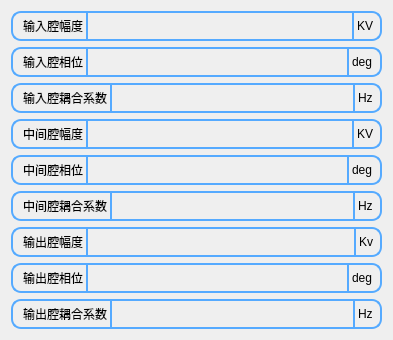
<?xml version="1.0" encoding="UTF-8"?>
<ui version="4.0">
 <class>SetingVoltage</class>
 <widget class="QWidget" name="SetingVoltage">
  <property name="geometry">
   <rect>
    <x>0</x>
    <y>0</y>
    <width>393</width>
    <height>336</height>
   </rect>
  </property>
  <property name="windowTitle">
   <string>Form</string>
  </property>
  <layout class="QVBoxLayout" name="verticalLayout">
   <item>
    <widget class="QWidget" name="widget" native="true">
     <property name="sizePolicy">
      <sizepolicy hsizetype="Preferred" vsizetype="Fixed">
       <horstretch>0</horstretch>
       <verstretch>0</verstretch>
      </sizepolicy>
     </property>
     <property name="minimumSize">
      <size>
       <width>0</width>
       <height>30</height>
      </size>
     </property>
     <property name="styleSheet">
      <string notr="true">.QWidget{
	border-width:2px;
	border-style:solid;
	border-radius:10px;
	
	border-color: rgb(85, 170, 255);
}
QWidget{
font: 75 12pt &quot;微软雅黑&quot;;
}
</string>
     </property>
     <layout class="QHBoxLayout" name="horizontalLayout">
      <property name="spacing">
       <number>3</number>
      </property>
      <property name="leftMargin">
       <number>9</number>
      </property>
      <property name="topMargin">
       <number>0</number>
      </property>
      <property name="rightMargin">
       <number>9</number>
      </property>
      <property name="bottomMargin">
       <number>0</number>
      </property>
      <item>
       <widget class="QLabel" name="label">
        <property name="styleSheet">
         <string notr="true">.QLabel{
	border-right-width:2px;
	border-style:solid;	
	border-color: rgb(85, 170, 255);
}</string>
        </property>
        <property name="text">
         <string>输入腔幅度</string>
        </property>
       </widget>
      </item>
      <item>
       <widget class="QLineEdit" name="lineEdit">
        <property name="sizePolicy">
         <sizepolicy hsizetype="Expanding" vsizetype="Expanding">
          <horstretch>0</horstretch>
          <verstretch>0</verstretch>
         </sizepolicy>
        </property>
        <property name="styleSheet">
         <string notr="true">.QLineEdit{
	border-right-width:2px;
	border-style:solid;
	border-color: rgb(85, 170, 255);
    margin:0;
	padding:0;
	background-color: rgba(255, 255, 255,0);
}</string>
        </property>
       </widget>
      </item>
      <item>
       <widget class="QLabel" name="label_2">
        <property name="text">
         <string>KV</string>
        </property>
       </widget>
      </item>
     </layout>
    </widget>
   </item>
   <item>
    <widget class="QWidget" name="widget_2" native="true">
     <property name="sizePolicy">
      <sizepolicy hsizetype="Preferred" vsizetype="Fixed">
       <horstretch>0</horstretch>
       <verstretch>0</verstretch>
      </sizepolicy>
     </property>
     <property name="minimumSize">
      <size>
       <width>0</width>
       <height>30</height>
      </size>
     </property>
     <property name="styleSheet">
      <string notr="true">.QWidget{
	border-width:2px;
	border-style:solid;
	border-radius:10px;
	
	border-color: rgb(85, 170, 255);
}
QWidget{
font: 75 12pt &quot;微软雅黑&quot;;
}
</string>
     </property>
     <layout class="QHBoxLayout" name="horizontalLayout_2">
      <property name="spacing">
       <number>3</number>
      </property>
      <property name="leftMargin">
       <number>9</number>
      </property>
      <property name="topMargin">
       <number>0</number>
      </property>
      <property name="rightMargin">
       <number>9</number>
      </property>
      <property name="bottomMargin">
       <number>0</number>
      </property>
      <item>
       <widget class="QLabel" name="label_3">
        <property name="styleSheet">
         <string notr="true">.QLabel{
	border-right-width:2px;
	border-style:solid;	
	border-color: rgb(85, 170, 255);
}</string>
        </property>
        <property name="text">
         <string>输入腔相位</string>
        </property>
       </widget>
      </item>
      <item>
       <widget class="QLineEdit" name="lineEdit_2">
        <property name="sizePolicy">
         <sizepolicy hsizetype="Expanding" vsizetype="Expanding">
          <horstretch>0</horstretch>
          <verstretch>0</verstretch>
         </sizepolicy>
        </property>
        <property name="styleSheet">
         <string notr="true">.QLineEdit{
	border-right-width:2px;
	border-style:solid;
	border-color: rgb(85, 170, 255);
    margin:0;
	padding:0;
	background-color: rgba(255, 255, 255,0);
}</string>
        </property>
       </widget>
      </item>
      <item>
       <widget class="QLabel" name="label_4">
        <property name="text">
         <string>deg</string>
        </property>
       </widget>
      </item>
     </layout>
    </widget>
   </item>
   <item>
    <widget class="QWidget" name="widget_3" native="true">
     <property name="sizePolicy">
      <sizepolicy hsizetype="Preferred" vsizetype="Fixed">
       <horstretch>0</horstretch>
       <verstretch>0</verstretch>
      </sizepolicy>
     </property>
     <property name="minimumSize">
      <size>
       <width>0</width>
       <height>30</height>
      </size>
     </property>
     <property name="styleSheet">
      <string notr="true">.QWidget{
	border-width:2px;
	border-style:solid;
	border-radius:10px;
	
	border-color: rgb(85, 170, 255);
}
QWidget{
font: 75 12pt &quot;微软雅黑&quot;;
}
</string>
     </property>
     <layout class="QHBoxLayout" name="horizontalLayout_3">
      <property name="spacing">
       <number>3</number>
      </property>
      <property name="leftMargin">
       <number>9</number>
      </property>
      <property name="topMargin">
       <number>0</number>
      </property>
      <property name="rightMargin">
       <number>9</number>
      </property>
      <property name="bottomMargin">
       <number>0</number>
      </property>
      <item>
       <widget class="QLabel" name="label_5">
        <property name="styleSheet">
         <string notr="true">.QLabel{
	border-right-width:2px;
	border-style:solid;	
	border-color: rgb(85, 170, 255);
}</string>
        </property>
        <property name="text">
         <string>输入腔耦合系数</string>
        </property>
       </widget>
      </item>
      <item>
       <widget class="QLineEdit" name="lineEdit_3">
        <property name="sizePolicy">
         <sizepolicy hsizetype="Expanding" vsizetype="Expanding">
          <horstretch>0</horstretch>
          <verstretch>0</verstretch>
         </sizepolicy>
        </property>
        <property name="styleSheet">
         <string notr="true">.QLineEdit{
	border-right-width:2px;
	border-style:solid;
	border-color: rgb(85, 170, 255);
    margin:0;
	padding:0;
	background-color: rgba(255, 255, 255,0);
}</string>
        </property>
       </widget>
      </item>
      <item>
       <widget class="QLabel" name="label_6">
        <property name="text">
         <string>Hz</string>
        </property>
       </widget>
      </item>
     </layout>
    </widget>
   </item>
   <item>
    <widget class="QWidget" name="widget_4" native="true">
     <property name="sizePolicy">
      <sizepolicy hsizetype="Preferred" vsizetype="Fixed">
       <horstretch>0</horstretch>
       <verstretch>0</verstretch>
      </sizepolicy>
     </property>
     <property name="minimumSize">
      <size>
       <width>0</width>
       <height>30</height>
      </size>
     </property>
     <property name="styleSheet">
      <string notr="true">.QWidget{
	border-width:2px;
	border-style:solid;
	border-radius:10px;
	
	border-color: rgb(85, 170, 255);
}
QWidget{
font: 75 12pt &quot;微软雅黑&quot;;
}
</string>
     </property>
     <layout class="QHBoxLayout" name="horizontalLayout_4">
      <property name="spacing">
       <number>3</number>
      </property>
      <property name="leftMargin">
       <number>9</number>
      </property>
      <property name="topMargin">
       <number>0</number>
      </property>
      <property name="rightMargin">
       <number>9</number>
      </property>
      <property name="bottomMargin">
       <number>0</number>
      </property>
      <item>
       <widget class="QLabel" name="label_7">
        <property name="styleSheet">
         <string notr="true">.QLabel{
	border-right-width:2px;
	border-style:solid;	
	border-color: rgb(85, 170, 255);
}</string>
        </property>
        <property name="text">
         <string>中间腔幅度</string>
        </property>
       </widget>
      </item>
      <item>
       <widget class="QLineEdit" name="lineEdit_4">
        <property name="sizePolicy">
         <sizepolicy hsizetype="Expanding" vsizetype="Expanding">
          <horstretch>0</horstretch>
          <verstretch>0</verstretch>
         </sizepolicy>
        </property>
        <property name="styleSheet">
         <string notr="true">.QLineEdit{
	border-right-width:2px;
	border-style:solid;
	border-color: rgb(85, 170, 255);
    margin:0;
	padding:0;
	background-color: rgba(255, 255, 255,0);
}</string>
        </property>
       </widget>
      </item>
      <item>
       <widget class="QLabel" name="label_8">
        <property name="text">
         <string>KV</string>
        </property>
       </widget>
      </item>
     </layout>
    </widget>
   </item>
   <item>
    <widget class="QWidget" name="widget_5" native="true">
     <property name="sizePolicy">
      <sizepolicy hsizetype="Preferred" vsizetype="Fixed">
       <horstretch>0</horstretch>
       <verstretch>0</verstretch>
      </sizepolicy>
     </property>
     <property name="minimumSize">
      <size>
       <width>0</width>
       <height>30</height>
      </size>
     </property>
     <property name="styleSheet">
      <string notr="true">.QWidget{
	border-width:2px;
	border-style:solid;
	border-radius:10px;
	
	border-color: rgb(85, 170, 255);
}
QWidget{
font: 75 12pt &quot;微软雅黑&quot;;
}
</string>
     </property>
     <layout class="QHBoxLayout" name="horizontalLayout_5">
      <property name="spacing">
       <number>3</number>
      </property>
      <property name="leftMargin">
       <number>9</number>
      </property>
      <property name="topMargin">
       <number>0</number>
      </property>
      <property name="rightMargin">
       <number>9</number>
      </property>
      <property name="bottomMargin">
       <number>0</number>
      </property>
      <item>
       <widget class="QLabel" name="label_9">
        <property name="styleSheet">
         <string notr="true">.QLabel{
	border-right-width:2px;
	border-style:solid;	
	border-color: rgb(85, 170, 255);
}</string>
        </property>
        <property name="text">
         <string>中间腔相位</string>
        </property>
       </widget>
      </item>
      <item>
       <widget class="QLineEdit" name="lineEdit_5">
        <property name="sizePolicy">
         <sizepolicy hsizetype="Expanding" vsizetype="Expanding">
          <horstretch>0</horstretch>
          <verstretch>0</verstretch>
         </sizepolicy>
        </property>
        <property name="styleSheet">
         <string notr="true">.QLineEdit{
	border-right-width:2px;
	border-style:solid;
	border-color: rgb(85, 170, 255);
    margin:0;
	padding:0;
	background-color: rgba(255, 255, 255,0);
}</string>
        </property>
       </widget>
      </item>
      <item>
       <widget class="QLabel" name="label_10">
        <property name="text">
         <string>deg</string>
        </property>
       </widget>
      </item>
     </layout>
    </widget>
   </item>
   <item>
    <widget class="QWidget" name="widget_6" native="true">
     <property name="sizePolicy">
      <sizepolicy hsizetype="Preferred" vsizetype="Fixed">
       <horstretch>0</horstretch>
       <verstretch>0</verstretch>
      </sizepolicy>
     </property>
     <property name="minimumSize">
      <size>
       <width>0</width>
       <height>30</height>
      </size>
     </property>
     <property name="styleSheet">
      <string notr="true">.QWidget{
	border-width:2px;
	border-style:solid;
	border-radius:10px;
	
	border-color: rgb(85, 170, 255);
}
QWidget{
font: 75 12pt &quot;微软雅黑&quot;;
}
</string>
     </property>
     <layout class="QHBoxLayout" name="horizontalLayout_6">
      <property name="spacing">
       <number>3</number>
      </property>
      <property name="leftMargin">
       <number>9</number>
      </property>
      <property name="topMargin">
       <number>0</number>
      </property>
      <property name="rightMargin">
       <number>9</number>
      </property>
      <property name="bottomMargin">
       <number>0</number>
      </property>
      <item>
       <widget class="QLabel" name="label_11">
        <property name="styleSheet">
         <string notr="true">.QLabel{
	border-right-width:2px;
	border-style:solid;	
	border-color: rgb(85, 170, 255);
}</string>
        </property>
        <property name="text">
         <string>中间腔耦合系数</string>
        </property>
       </widget>
      </item>
      <item>
       <widget class="QLineEdit" name="lineEdit_6">
        <property name="sizePolicy">
         <sizepolicy hsizetype="Expanding" vsizetype="Expanding">
          <horstretch>0</horstretch>
          <verstretch>0</verstretch>
         </sizepolicy>
        </property>
        <property name="styleSheet">
         <string notr="true">.QLineEdit{
	border-right-width:2px;
	border-style:solid;
	border-color: rgb(85, 170, 255);
    margin:0;
	padding:0;
	background-color: rgba(255, 255, 255,0);
}</string>
        </property>
       </widget>
      </item>
      <item>
       <widget class="QLabel" name="label_12">
        <property name="text">
         <string>Hz</string>
        </property>
       </widget>
      </item>
     </layout>
    </widget>
   </item>
   <item>
    <widget class="QWidget" name="widget_7" native="true">
     <property name="sizePolicy">
      <sizepolicy hsizetype="Preferred" vsizetype="Fixed">
       <horstretch>0</horstretch>
       <verstretch>0</verstretch>
      </sizepolicy>
     </property>
     <property name="minimumSize">
      <size>
       <width>0</width>
       <height>30</height>
      </size>
     </property>
     <property name="styleSheet">
      <string notr="true">.QWidget{
	border-width:2px;
	border-style:solid;
	border-radius:10px;
	
	border-color: rgb(85, 170, 255);
}
QWidget{
font: 75 12pt &quot;微软雅黑&quot;;
}
</string>
     </property>
     <layout class="QHBoxLayout" name="horizontalLayout_7">
      <property name="spacing">
       <number>3</number>
      </property>
      <property name="leftMargin">
       <number>9</number>
      </property>
      <property name="topMargin">
       <number>0</number>
      </property>
      <property name="rightMargin">
       <number>9</number>
      </property>
      <property name="bottomMargin">
       <number>0</number>
      </property>
      <item>
       <widget class="QLabel" name="label_13">
        <property name="styleSheet">
         <string notr="true">.QLabel{
	border-right-width:2px;
	border-style:solid;	
	border-color: rgb(85, 170, 255);
}</string>
        </property>
        <property name="text">
         <string>输出腔幅度</string>
        </property>
       </widget>
      </item>
      <item>
       <widget class="QLineEdit" name="lineEdit_7">
        <property name="sizePolicy">
         <sizepolicy hsizetype="Expanding" vsizetype="Expanding">
          <horstretch>0</horstretch>
          <verstretch>0</verstretch>
         </sizepolicy>
        </property>
        <property name="styleSheet">
         <string notr="true">.QLineEdit{
	border-right-width:2px;
	border-style:solid;
	border-color: rgb(85, 170, 255);
    margin:0;
	padding:0;
	background-color: rgba(255, 255, 255,0);
}</string>
        </property>
       </widget>
      </item>
      <item>
       <widget class="QLabel" name="label_14">
        <property name="text">
         <string>Kv</string>
        </property>
       </widget>
      </item>
     </layout>
    </widget>
   </item>
   <item>
    <widget class="QWidget" name="widget_8" native="true">
     <property name="sizePolicy">
      <sizepolicy hsizetype="Preferred" vsizetype="Fixed">
       <horstretch>0</horstretch>
       <verstretch>0</verstretch>
      </sizepolicy>
     </property>
     <property name="minimumSize">
      <size>
       <width>0</width>
       <height>30</height>
      </size>
     </property>
     <property name="styleSheet">
      <string notr="true">.QWidget{
	border-width:2px;
	border-style:solid;
	border-radius:10px;
	
	border-color: rgb(85, 170, 255);
}
QWidget{
font: 75 12pt &quot;微软雅黑&quot;;
}
</string>
     </property>
     <layout class="QHBoxLayout" name="horizontalLayout_8">
      <property name="spacing">
       <number>3</number>
      </property>
      <property name="leftMargin">
       <number>9</number>
      </property>
      <property name="topMargin">
       <number>0</number>
      </property>
      <property name="rightMargin">
       <number>9</number>
      </property>
      <property name="bottomMargin">
       <number>0</number>
      </property>
      <item>
       <widget class="QLabel" name="label_15">
        <property name="styleSheet">
         <string notr="true">.QLabel{
	border-right-width:2px;
	border-style:solid;	
	border-color: rgb(85, 170, 255);
}</string>
        </property>
        <property name="text">
         <string>输出腔相位</string>
        </property>
       </widget>
      </item>
      <item>
       <widget class="QLineEdit" name="lineEdit_8">
        <property name="sizePolicy">
         <sizepolicy hsizetype="Expanding" vsizetype="Expanding">
          <horstretch>0</horstretch>
          <verstretch>0</verstretch>
         </sizepolicy>
        </property>
        <property name="styleSheet">
         <string notr="true">.QLineEdit{
	border-right-width:2px;
	border-style:solid;
	border-color: rgb(85, 170, 255);
    margin:0;
	padding:0;
	background-color: rgba(255, 255, 255,0);
}</string>
        </property>
       </widget>
      </item>
      <item>
       <widget class="QLabel" name="label_16">
        <property name="text">
         <string>deg</string>
        </property>
       </widget>
      </item>
     </layout>
    </widget>
   </item>
   <item>
    <widget class="QWidget" name="widget_9" native="true">
     <property name="sizePolicy">
      <sizepolicy hsizetype="Preferred" vsizetype="Fixed">
       <horstretch>0</horstretch>
       <verstretch>0</verstretch>
      </sizepolicy>
     </property>
     <property name="minimumSize">
      <size>
       <width>0</width>
       <height>30</height>
      </size>
     </property>
     <property name="styleSheet">
      <string notr="true">.QWidget{
	border-width:2px;
	border-style:solid;
	border-radius:10px;
	
	border-color: rgb(85, 170, 255);
}
QWidget{
font: 75 12pt &quot;微软雅黑&quot;;
}
</string>
     </property>
     <layout class="QHBoxLayout" name="horizontalLayout_9">
      <property name="spacing">
       <number>3</number>
      </property>
      <property name="leftMargin">
       <number>9</number>
      </property>
      <property name="topMargin">
       <number>0</number>
      </property>
      <property name="rightMargin">
       <number>9</number>
      </property>
      <property name="bottomMargin">
       <number>0</number>
      </property>
      <item>
       <widget class="QLabel" name="label_17">
        <property name="styleSheet">
         <string notr="true">.QLabel{
	border-right-width:2px;
	border-style:solid;	
	border-color: rgb(85, 170, 255);
}</string>
        </property>
        <property name="text">
         <string>输出腔耦合系数</string>
        </property>
       </widget>
      </item>
      <item>
       <widget class="QLineEdit" name="lineEdit_9">
        <property name="sizePolicy">
         <sizepolicy hsizetype="Expanding" vsizetype="Expanding">
          <horstretch>0</horstretch>
          <verstretch>0</verstretch>
         </sizepolicy>
        </property>
        <property name="styleSheet">
         <string notr="true">.QLineEdit{
	border-right-width:2px;
	border-style:solid;
	border-color: rgb(85, 170, 255);
    margin:0;
	padding:0;
	background-color: rgba(255, 255, 255,0);
}</string>
        </property>
       </widget>
      </item>
      <item>
       <widget class="QLabel" name="label_18">
        <property name="text">
         <string>Hz</string>
        </property>
       </widget>
      </item>
     </layout>
    </widget>
   </item>
  </layout>
 </widget>
 <resources/>
 <connections/>
</ui>
